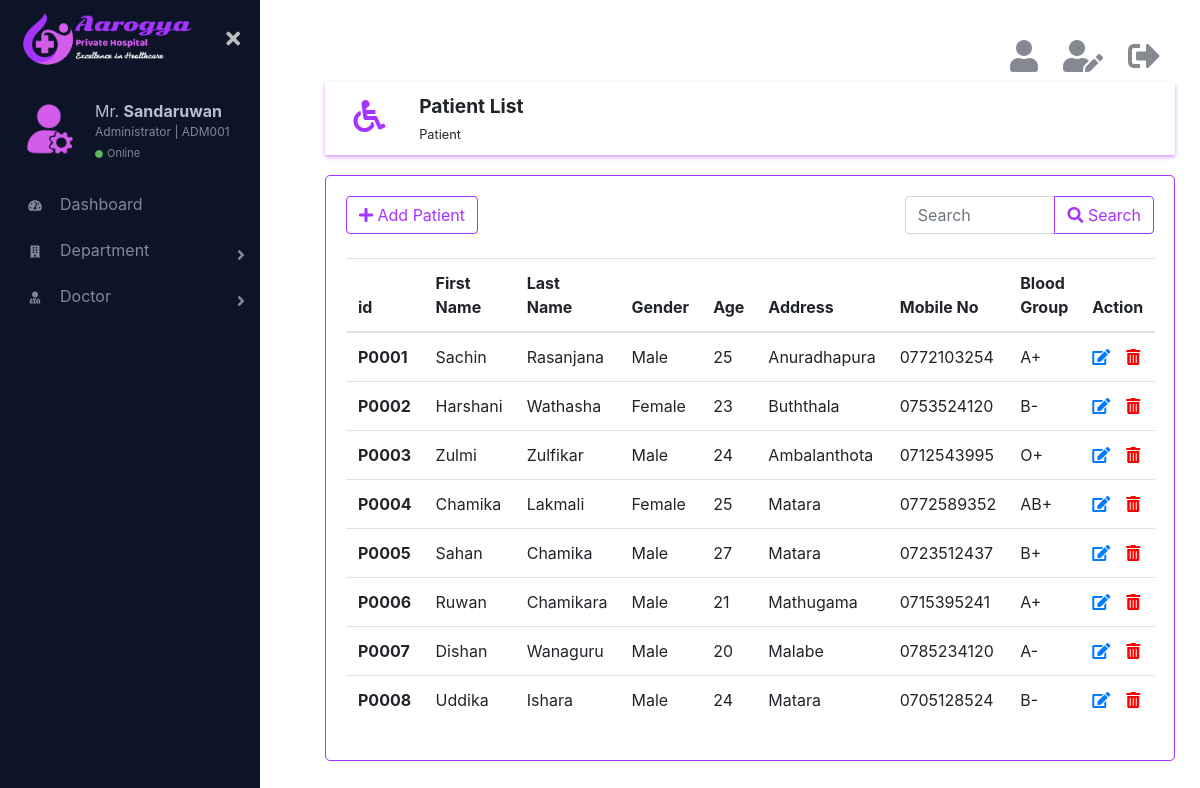
The app's page /html/patientList.php (signed in) with its own data.
### tables this page shows
CREATE TABLE IF NOT EXISTS `patient` (
  `id` char(5) NOT NULL,
  `firstName` varchar(20) NOT NULL,
  `lastName` varchar(20) NOT NULL,
  `gender` varchar(6) NOT NULL,
  `age` int(11) NOT NULL,
  `address` varchar(100) NOT NULL,
  `mobile` char(10) NOT NULL,
  `bloodGroup` varchar(3) NOT NULL,
  `is_deleted` int(11) NOT NULL,
  PRIMARY KEY (`id`)
);

### html/patientList.php (the view, shortened to what this page needs)
<?php
    require_once('../connection/connection.php');
?>
<!DOCTYPE html>
<html lang="en">
    <head>
        <link rel="stylesheet" href="../css/bootstrap.min.css">
        <link href="https://cdnjs.cloudflare.com/ajax/libs/font-awesome/5.10.0-11/css/all.css" rel="stylesheet">
        <link href="../css/main.css" rel="stylesheet">
    </head>
    <body>
        <div class="page-wrapper chiller-theme toggled">
            <?php
                require_once('sidebar.php');
            ?>
            <main class="page-content">
                <div class="container">
                    <?php
                        require_once('logoutbar.php');
                    ?>
                    <div class="row topic">
                        <div class="col-md-1 topic-logo">
                            <i class="fas fa-wheelchair fa-2x"></i>
                        </div>
                        <div class="col-md-11">
                            <span class="font-weight-bold"><big>Patient List</big><br><small>Patient</small></span>
                        </div>
                    </div>
                    <div class="row">
                        <div class="col-md-12 form">
                            <div class="row">
                                <div class="col-md-8">
                                    <a href="addPatient.php" ><button type="button" class="btn btn-outline-primary"><i class="fas fa-plus"></i>  Add Patient</button></a>
                                </div>
                                <div class="col-md-4">
                                    <form action="patientList.php" method="get">
                                        <div class="input-group">
                                            <input type="search" name="searchTxt" class="form-control" placeholder="Search">
                                            <div class="input-group-append">
                                                <button class="btn btn-outline-primary" type="submit" name="search"><i class="fas fa-search"></i> Search</button>
                                            </div>
                                        </div>
                                    </form>
                                </div>
                            </div>
                            <br>
                            <table class="table">
                              <thead>
                                  <tr>
                                      <th scope="col">id</th>
                                      <th scope="col">First Name</th>
                                      <th scope="col">Last Name</th>
                                      <th scope="col">Gender</th>
                                      <th scope="col">Age</th>
                                      <th scope="col">Address</th>
                                      <th scope="col">Mobile No</th>
                                      <th scope="col">Blood Group</th>
                                      <?php
                                        if($_SESSION['role'] != ''){
                                            echo "<th scope='col'>Action</th>";
                                        }
                                    ?>
                                  </tr>
                              </thead>
                              <tbody>
                                  <?php
                                    if(isset($_GET['search'])){
                                        $search =  mysqli_real_escape_string($con,$_GET['searchTxt']);
                                        $query = "SELECT * FROM `patient` WHERE `is_deleted` = 0 AND `id` LIKE '{$search}%' OR `firstName` LIKE '{$search}%' OR `lastName` LIKE '{$search}%' OR `gender` LIKE '{$search}%' OR `bloodGroup` LIKE '{$search}%' ORDER BY `id`";
                                    } else {
                                        $query = "SELECT * FROM `patient` WHERE `is_deleted` = 0 ORDER BY `id`";
                                    }
                                    $result_set = mysqli_query($con,$query);
                                    if (mysqli_num_rows($result_set) >= 1) {
                                        while($pat = mysqli_fetch_assoc($result_set)){
                                            echo "<tr>";
                                            echo "<th scope='row'>".$pat['id']."</th>";
                                            echo "<td>".$pat['firstName']."</td>";
                                            echo "<td>".$pat['lastName']."</td>";
                                            echo "<td>".$pat['gender']."</td>";
                                            echo "<td>".$pat['age']."</td>";
                                            echo "<td>".$pat['address']."</td>";
                                            echo "<td>".$pat['mobile']."</td>";
                                            echo "<td>".$pat['bloodGroup']."</td>";
                                            if($_SESSION['role'] != ''){
                                                echo "<td><a href=\"#\"><i class='fas fa-edit mr-3' data-toggle='tooltip' title='Edit'></i></a><a href='patientList.php?id={$pat['id']}' onclick=\"return confirm('Are you sure to delete this information ?');\"><i class='fas fa-trash-alt' data-toggle='tooltip' title='Delete' style='color:red;'></i></a></td>";
                                            }
                                            echo "</tr>";
                                        }
                                    } else {
                                        echo "<tr><td><h4 class='text-danger'>No records</h4></td></tr>";
                                    }
                                  ?>
                              </tbody>
                            </table>
                        </div>
                    </div>
                </div>
            </main>
        </div>
    </body>
    </html>

### css/main.css (style rules this page uses)
.page-wrapper .sidebar-wrapper, .sidebar-wrapper .sidebar-brand > a, .sidebar-wrapper .sidebar-dropdown > a:after, .sidebar-wrapper .sidebar-menu .sidebar-dropdown .sidebar-submenu li a:before, .sidebar-wrapper ul li a i, .page-wrapper .page-content, .sidebar-wrapper .sidebar-search input.search-menu, .sidebar-wrapper .sidebar-search .input-group-text, .sidebar-wrapper .sidebar-menu ul li a, #show-sidebar, #close-sidebar { -webkit-transition: all 0.3s ease; -moz-transition: all 0.3s ease; -ms-transition: all 0.3s ease; -o-transition: all 0.3s ease; transition: all 0.3s ease; }
.page-wrapper { height: 100vh; }
@media screen and (min-width: 700px) { .page-wrapper.toggled .page-content { padding-left: 300px; } }
.page-wrapper .page-content { display: inline-block; width: 100%; padding-left: 0px; padding-top: 20px; }
.page-wrapper .page-content > div { padding: 20px 40px; }
.page-wrapper .page-content { overflow-x: hidden; }
.topic { box-shadow: 0 2px 4px rgba(165, 52, 254, 0.5); padding: 10px; }
.topic-logo { display: inline-block; text-align: center; color: rgb(165, 52, 254); margin-top: 8px; }
.form { margin-top: 20px; border: 1px solid rgb(165, 52, 254); border-radius: 5px; padding: 20px; }

### records on screen
patient: id "P0001", firstName "Sachin", lastName "Rasanjana", gender "Male", age "25", address "Anuradhapura", mobile "0772103254", bloodGroup "A+"
patient: id "P0002", firstName "Harshani", lastName "Wathasha", gender "Female", age "23", address "Buththala", mobile "0753524120", bloodGroup "B-"
patient: id "P0003", firstName "Zulmi", lastName "Zulfikar", gender "Male", age "24", address "Ambalanthota", mobile "0712543995", bloodGroup "O+"
patient: id "P0004", firstName "Chamika", lastName "Lakmali", gender "Female", age "25", address "Matara", mobile "0772589352", bloodGroup "AB+"
patient: id "P0005", firstName "Sahan", lastName "Chamika", gender "Male", age "27", address "Matara", mobile "0723512437", bloodGroup "B+"
patient: id "P0006", firstName "Ruwan", lastName "Chamikara", gender "Male", age "21", address "Mathugama", mobile "0715395241", bloodGroup "A+"
patient: id "P0007", firstName "Dishan", lastName "Wanaguru", gender "Male", age "20", address "Malabe", mobile "0785234120", bloodGroup "A-"
patient: id "P0008", firstName "Uddika", lastName "Ishara", gender "Male", age "24", address "Matara", mobile "0705128524", bloodGroup "B-"

### other values on screen
$_SESSION['lastName'] "Sandaruwan"
$_SESSION['id'] "ADM001"
